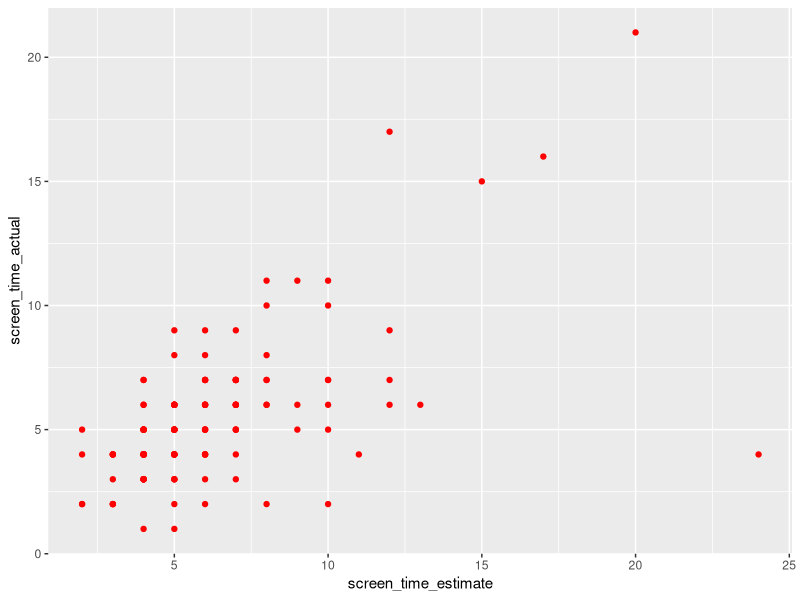
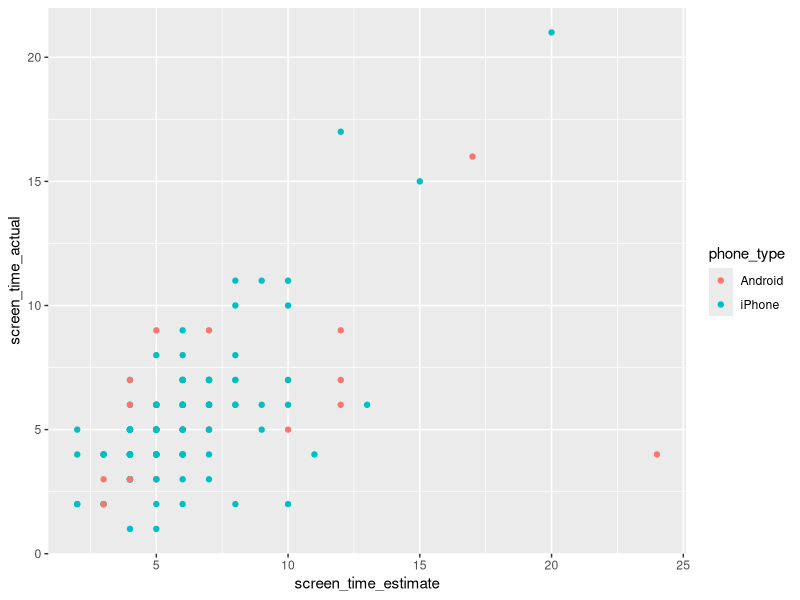
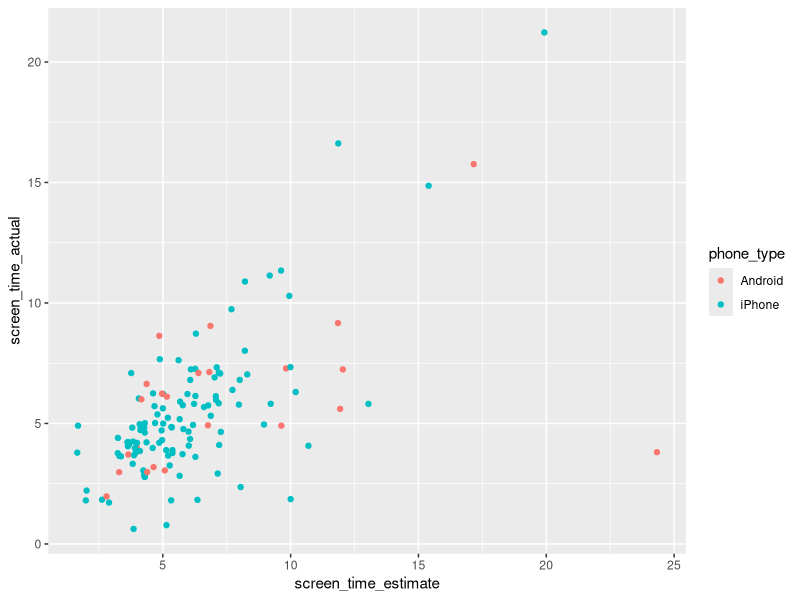

These figures' R source, in order:
library(tidyverse) # load the tidyverse functions

# Week_6_Task_2
# this is a command to read in the data - 
# note that this is (pretty much) the same as using the "Import Dataset" button
data_w6 <- read_csv("data_phone.csv") # read in the data

# Note here that a line of code can be split across multiple lines
# It's good practice to break the lines in logical places (e.g., after a pipe)

# draw a graph Q1-7
data_w6 %>%
  ggplot() + 
  geom_point(aes(y = screen_time_actual, x = screen_time_estimate), colour = "red") # this is the line of code you eventually need to edit


# draw a graph Q8
data_w6 %>%
  ggplot() + 
  geom_point(aes(y = screen_time_actual, 
                 x = screen_time_estimate, 
                 colour = phone_type)) # answer to Q8

# draw a graph Q9
data_w6 %>%
  ggplot() + 
  geom_jitter(aes(y = screen_time_actual, 
                 x = screen_time_estimate, 
                 colour = phone_type)) # answer to Q8

# Week_6_Task_3 - Do people underestimate or overestimate their phone time use?

# create a new column (mutate) to reflect the difference
data_phone_diff <- # note: assigning the output to a new object (data_phone_diff)
  data_w6 %>%
  mutate(est_diff = screen_time_actual - screen_time_estimate)

# remove the 0s and count how many positives and negatives
data_phone_diff %>%
  filter(est_diff != 0) %>% # remove the 0s
  count(est_diff > 0) # count how many positive and negatives

# conduct a binomial test to see whether people underestimated or overestimated phone usage

binom.test(61,99) # they can also use (38, 99) to get the same result (probabilities are symmetrical)
